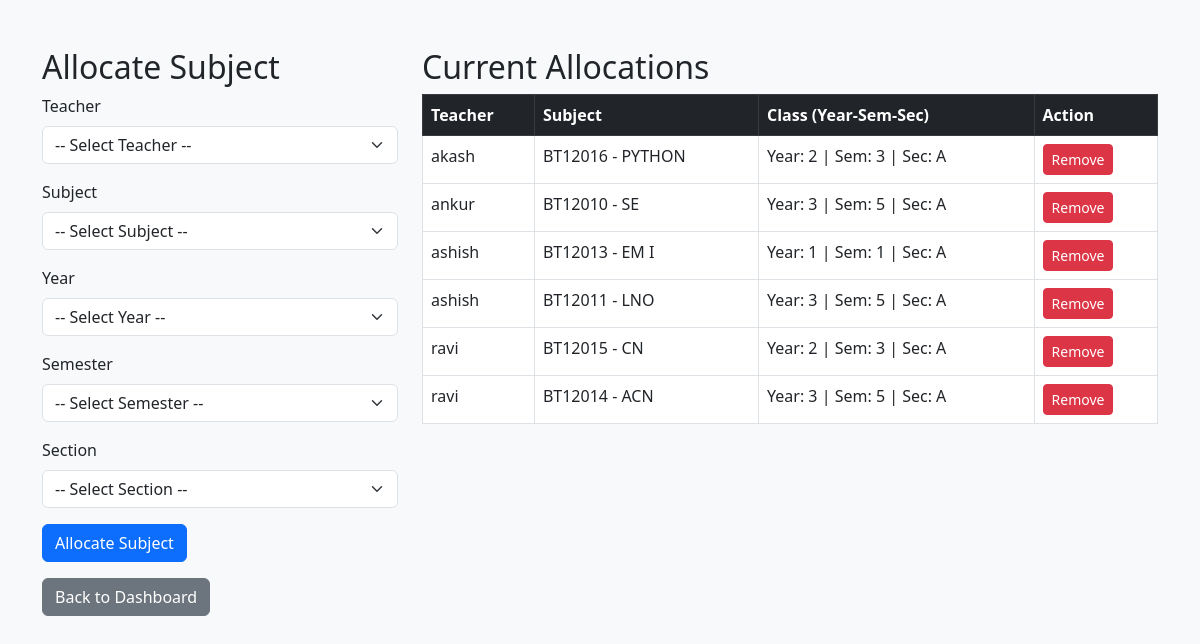
Page /admin/allocate_subjects (signed in) on the committed database.
### tables this page shows
CREATE TABLE teacher_allocations (
        alloc_id INTEGER PRIMARY KEY AUTOINCREMENT,
        teacher_username TEXT NOT NULL,
        subject_id INTEGER NOT NULL,
        year TEXT NOT NULL,
        semester TEXT NOT NULL,
        section TEXT NOT NULL,
        FOREIGN KEY(teacher_username) REFERENCES teachers(username),
        FOREIGN KEY(subject_id) REFERENCES subjects(subject_id)
    );

CREATE TABLE teachers (
        username TEXT PRIMARY KEY,
        password TEXT NOT NULL
    );

CREATE TABLE subjects (
        subject_id INTEGER PRIMARY KEY AUTOINCREMENT,
        subject_code TEXT UNIQUE NOT NULL,
        subject_name TEXT NOT NULL
    );

### admin.py (the view, shortened to what this page needs)
@admin_bp.route("/allocate_subjects", methods=["GET", "POST"])
@login_required
def admin_allocate_subjects():
    conn = get_db_connection()
    cur = conn.cursor()
    cur.execute("SELECT username FROM teachers WHERE username!='admin'")
    teachers = cur.fetchall()
    cur.execute("SELECT subject_id, subject_name, subject_code FROM subjects")
    subjects = cur.fetchall()
    cur.execute("SELECT DISTINCT year FROM students")
    years = [row['year'] for row in cur.fetchall()]
    cur.execute("SELECT DISTINCT section FROM students")
    sections = [row['section'] for row in cur.fetchall()]
    conn.close()
    allocations = get_all_allocations()
    return render_template("allocate_subjects.html",
                           teachers=teachers, subjects=subjects,
                           years=years, sections=sections,
                           allocations=allocations)

### admin.py (called while the page is built)
def login_required(f):
    from functools import wraps
    @wraps(f)
    def decorated(*args, **kwargs):
        if "user_type" not in session or session["user_type"] != "admin":
            return redirect(url_for("auth.login"))
        return f(*args, **kwargs)
    return decorated

### db.py (called while the page is built)
def get_db_connection():
    conn = sqlite3.connect(DB_NAME)
    conn.row_factory = sqlite3.Row
    return conn

### models.py (called while the page is built)
def get_all_allocations():
    conn = get_db_connection()
    cur = conn.cursor()
    cur.execute("""
        SELECT ta.alloc_id, t.username, s.subject_code, s.subject_name, ta.year, ta.semester, ta.section
        FROM teacher_allocations ta
        JOIN teachers t ON ta.teacher_username = t.username
        JOIN subjects s ON ta.subject_id = s.subject_id
        ORDER BY t.username, ta.year, ta.semester, ta.section, s.subject_name
    """)
    allocations = cur.fetchall()
    conn.close()
    return allocations

### templates/allocate_subjects.html (shortened to what this page needs)
<!DOCTYPE html>
<html lang="en">
<head>
    <link href="https://cdn.jsdelivr.net/npm/bootstrap@5.3.0/dist/css/bootstrap.min.css" rel="stylesheet">
</head>
<body class="bg-light">
<div class="container mt-5">
    <div class="row">
        <div class="col-md-4">
            <h2>Allocate Subject</h2>
            <form method="post" action="{{ url_for('admin.admin_allocate_subjects') }}">
                <div class="mb-3">
                    <label class="form-label">Teacher</label>
                    <select name="teacher_username" class="form-select" required>
                        <option value="">-- Select Teacher --</option>
                    </select>
                </div>
                <div class="mb-3">
                    <label class="form-label">Subject</label>
                    <select name="subject_id" class="form-select" required>
                        <option value="">-- Select Subject --</option>
                    </select>
                </div>
                <div class="mb-3">
                    <label class="form-label">Year</label>
                    <select name="year" class="form-select" required>
                        <option value="">-- Select Year --</option>
                    </select>
                </div>
                <div class="mb-3">
                    <label class="form-label">Semester</label>
                    <select name="semester" class="form-select" required>
                        <option value="">-- Select Semester --</option>
                    </select>
                </div>
                <div class="mb-3">
                    <label class="form-label">Section</label>
                    <select name="section" class="form-select" required>
                        <option value="">-- Select Section --</option>
                    </select>
                </div>
                <button type="submit" class="btn btn-primary">Allocate Subject</button>
            </form>
            <a href="{{ url_for('admin.admin_dashboard') }}" class="btn btn-secondary mt-3">Back to Dashboard</a>
        </div>
        <div class="col-md-8">
            <h2>Current Allocations</h2>
            <table class="table table-bordered table-hover">
                <thead class="table-dark">
                    <tr>
                        <th>Teacher</th>
                        <th>Subject</th>
                        <th>Class (Year-Sem-Sec)</th>
                        <th>Action</th>
                    </tr>
                </thead>
                <tbody>
                    {% for alloc in allocations %}
                    <tr>
                        <td>{{ alloc['username'] }}</td>
                        <td>{{ alloc['subject_code'] }} - {{ alloc['subject_name'] }}</td>
                        <td>Year: {{ alloc['year'] }} | Sem: {{ alloc['semester'] }} | Sec: {{ alloc['section'] }}</td>
                        <td>
                            <form method="post" action="{{ url_for('admin.admin_remove_allocation', alloc_id=alloc['alloc_id']) }}" style="display:inline;"
                                  onsubmit="return confirm('Are you sure you want to remove this allocation?');">
                                <button type="submit" class="btn btn-danger btn-sm">Remove</button>
                            </form>
                        </td>
                    </tr>
                    {% else %}
                    <tr>
                        <td colspan="4" class="text-center">No subjects allocated.</td>
                    </tr>
                    {% endfor %}
                </tbody>
            </table>
        </div>
    </div>
</div>
</body>
</html>

### rows in the picture
teacher_allocations: username "akash", subject_code "BT12016", subject_name "PYTHON", year "2", semester "3", section "A"
teacher_allocations: username "ankur", subject_code "BT12010", subject_name "SE", year "3", semester "5", section "A"
teacher_allocations: username "ashish", subject_code "BT12013", subject_name "EM I", year "1", semester "1", section "A"
teacher_allocations: username "ashish", subject_code "BT12011", subject_name "LNO", year "3", semester "5", section "A"
teacher_allocations: username "ravi", subject_code "BT12015", subject_name "CN", year "2", semester "3", section "A"
teacher_allocations: username "ravi", subject_code "BT12014", subject_name "ACN", year "3", semester "5", section "A"
